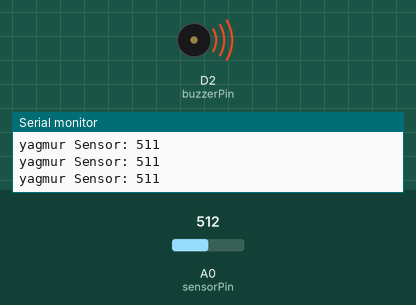
Bench run of a sketch on a simulated ESP8266 (NodeMCU). Shown: buzzer (waves = sounding, pin HIGH), the last lines printed to the serial monitor. The inputs (shaded band) are chosen by the test bench; at power-on: A0 (sensorPin) = 512.

Above: at 1.25 s.
1.3 s: A0 (sensorPin) set to 534
At 1.6 s:
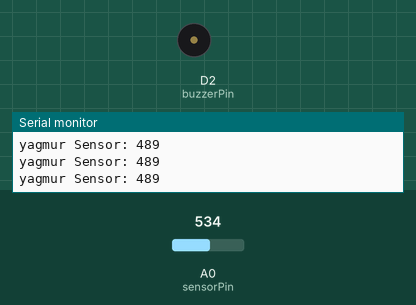
2.8 s: A0 (sensorPin) set to 511
At 3.05 s:
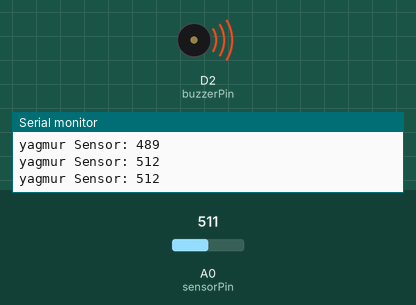
Timing chart, 0 to 11.8 s (numbered marks = the images above; inputs shaded):
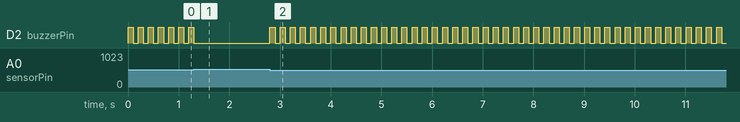

The sketch:

yagmur.ino
```cpp
int sensorPin = A0;                //Sensörü bağlayacağımız pin
int esikDegeri = 500;              //Su miktarı için eşik değeri
int buzzerPin = D2;                 //Buzzerı bağlayacağımız pin
int veriYagmur;                         //Sensörden okuduğumuz değer

void setup() {
  pinMode(buzzerPin, OUTPUT);      //Buzzer bağladığımız pini OUTPUT olarak ayarlıyoruz.
  Serial.begin(115200);
}
void loop() {
  veriYagmur = 1023 - analogRead(sensorPin); //Sensörden analog veriyi okuyoruz.
  Serial.print("yagmur Sensor: ");
  Serial.print(veriYagmur);
  Serial.print("\n");
  if (veriYagmur > esikDegeri) {         //Sensör verisi eşik değerini geçerse if içerisindeki kodlar uygulanır.
    digitalWrite(buzzerPin, HIGH);
    delay(100);
    digitalWrite(buzzerPin, LOW);
    delay(100);
  }
  else {                           //Sensör verisi eşik değerinden küçük olursa if içerisindeki kodlar uygulanır.
    digitalWrite(buzzerPin, LOW);
  }
}
```

Measured:
- the behaviour switches between 522 and 523 on A0 (sensorPin) (found by bisection; images 0 and 1)
- after the input at 1.3 s, D2 (buzzerPin): goes on until 1.3 s, then stays LOW
- after the input at 2.8 s, D2 (buzzerPin): alternates HIGH for 0.10 s and LOW for 0.10 s, starting at once
- by itself, D2 (buzzerPin): alternates HIGH for 0.10 s and LOW for 0.10 s
